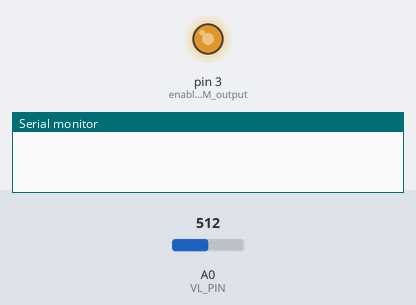
The sketch below on a simulated Arduino Uno, built with avr-gcc and run on an emulated ATmega328P. On the bench: output pins drawn as LEDs (lit = HIGH), the last lines printed to the serial monitor. Inputs (shaded band) come from the test bench; at power-on: A0 (VL_PIN) = 512.

Above: at 0.35 s.
At 1.2 s:
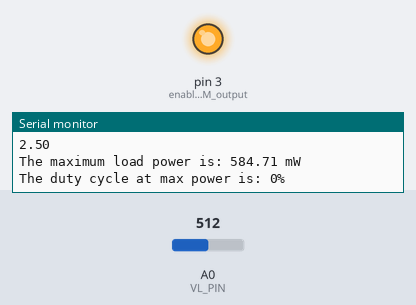
1.3 s: A0 (VL_PIN) set to 716
At 4.18 s:
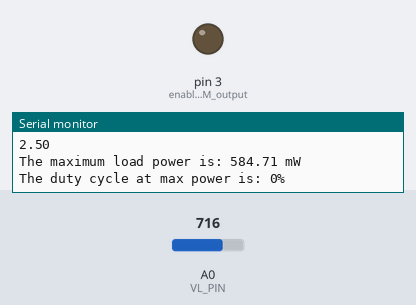
Timing chart, 0 to 10.3 s (numbered marks = the images above; inputs shaded):
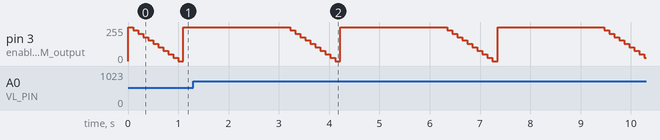

Measured:
- by itself, pin 3 (enable_the_PWM_output): repeats every 3.1 s: 205/255 0.10 s, 180/255 0.10 s, 154/255 0.10 s, 128/255 0.10 s, 103/255 0.10 s, 77/255 0.10 s, 51/255 0.10 s, 26/255 0.10 s, 0/255 0.10 s, 255/255 2.1 s, 231/255 0.10 s

The sketch:

MPPT_controller.ino
```cpp
/*

Program Description:

This program is intended to be used as a Maximum Power Point Tracker (MPPT)which generates a 100KHz PWM signal on digital pin 3 and automatically varies the PWM duty cycle to achieve maximum power at the load output.

100KHz example code from Arduino forum page at
https://forum.arduino.cc/index.php?topic=310753.0#/

This sets up timer 2 to run 100kHz on pin 3. It uses the OCR2A register to set the MAX value, so pin 11 is unavailable for PWM.

A similar thing can be done with timer1 (pins 9 and 10), and this timer allows both pins to PWM since the period can be set with ICR1
(using a mode timer2 doesn't have).Timer 0 (pins 5 and 6) is used by millis(), delay() and micros() for timekeeping. This is why using Timer 1 or Timer 2 is preferred as it does not interfere with other peripheral processes in the Arduino.


Arduino digital pins can each only provide a maximum of 40mA at 5V.

*/

#define VL_PIN A0
#define R_SENSE 10.71
#define DC_BUFFER OCR2B

float floatMap(float x, float in_min, float in_max, float out_min, float out_max);

void setup()
{

  // configure hardware timer2 to generate a fast PWM on OC2B (Arduino digital pin 3)
  // set pin high on overflow, clear on compare match with OCR2B.
  TCCR2A = 0x23;

  TCCR2B = 0x09;  // select timer2 clock as unscaled 16 MHz I/O clock.

  OCR2A = 159;  // top/overflow value is 159 => produces a 100 kHz PWM (10us period).

  pinMode(3, OUTPUT);  // enable the PWM output (you now have a PWM signal on digital pin 3).

  pinMode(14, INPUT);   // Configuring analog A0 pin 14 as input. (0 to 1023 result).

  Serial.begin(9600);   // Open the serial port at 9600 bps.


}


void loop()
{
  // Define initial setup
    // Define initial duty cycle as 0%
  unsigned char dutyCycle = 0; // Initial PWM at digital pin 3 is a 0% duty cycle(0/160).
    // Define maximum power as 0
  int max_power = 0;
    // Define optimal duty cycle for maximum power
  int dc_max = 0;
    // load voltage adc value
  int v_load = 0;
  while(1)
  {
    // init values
    max_power = 0;
    dc_max = 0;
    // cycle through 10 duty cycles to find optimal power output:
    for (dutyCycle = 0; dutyCycle < 161; dutyCycle += 16)
    {
      // Step 1: Set PWM duty cycle
      DC_BUFFER = 160 - dutyCycle;

      // let system stabilize
      delay(100);

      // Step 2: Measure load voltage
      v_load = analogRead(VL_PIN);

      // check if power is max power
      if (v_load > max_power)
      {
        dc_max = dutyCycle;
        max_power = v_load;
      }
    }

    // after finding max power point and duty cycle calculate load power
    Serial.println(max_power);
    float watts = floatMap(((float)max_power),0.0,1023.0,0.0,5.0);
    Serial.println(watts);
    DC_BUFFER = 160-dc_max;

    watts = 1000.0*watts*watts/((float)R_SENSE);
    dc_max = 10*dc_max/16;
    Serial.print("The maximum load power is: "); Serial.print(watts); Serial.print(" mW\n");
    Serial.print("The duty cycle at max power is: "); Serial.print(dc_max); Serial.print("%\n");
    Serial.println();
    delay(2000); // sleep for 5 seconds
  }//close while(1)
}//close Void loop


float floatMap(float x, float in_min, float in_max, float out_min, float out_max) {
  return (x - in_min) * (out_max - out_min) / (in_max - in_min) + out_min;
}
```
